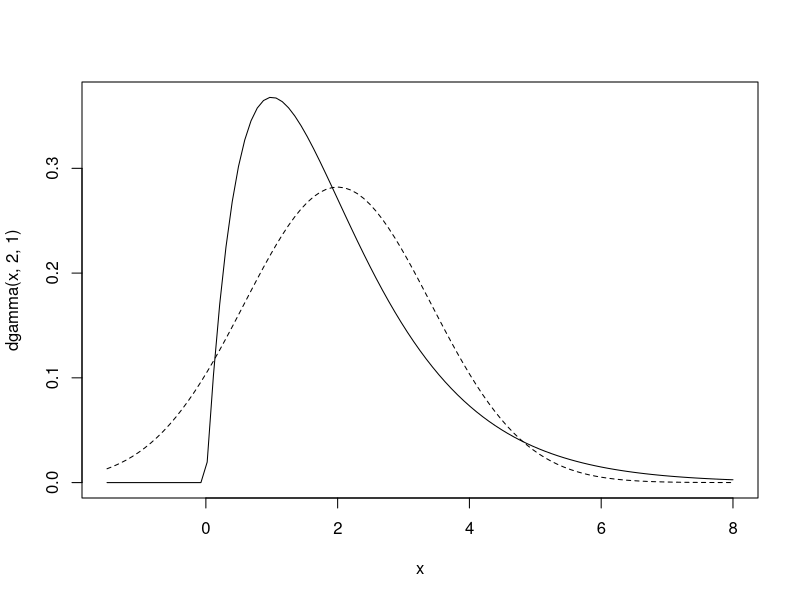
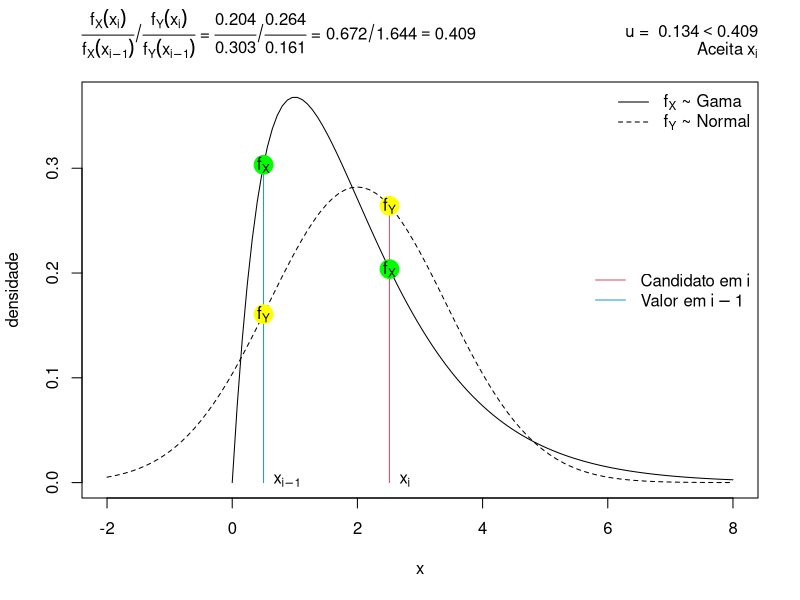
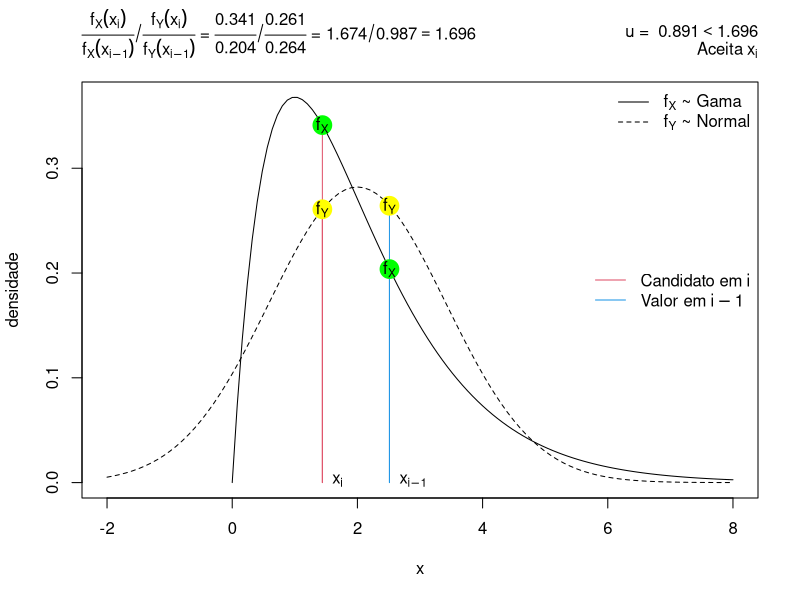
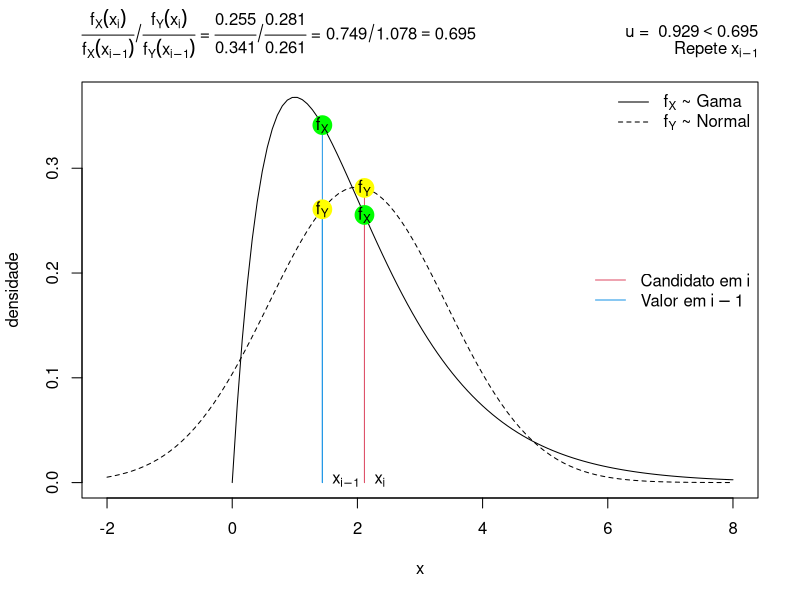
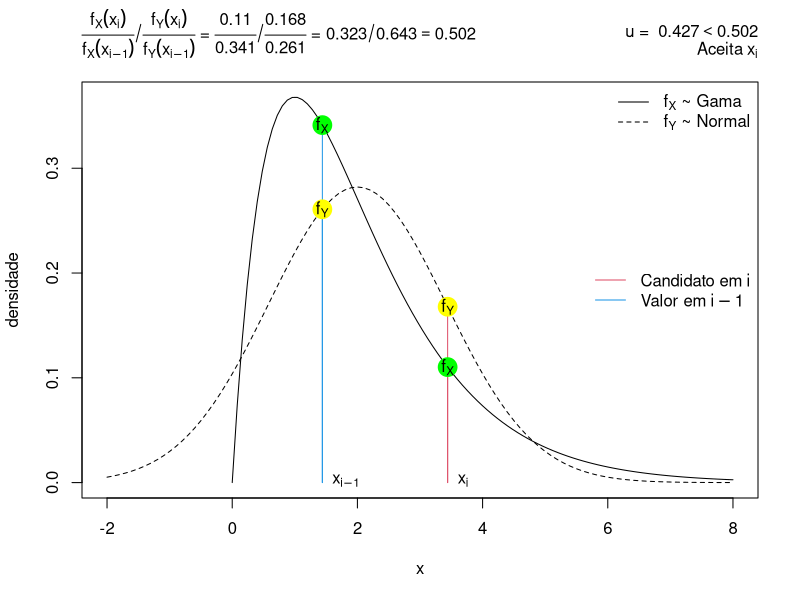
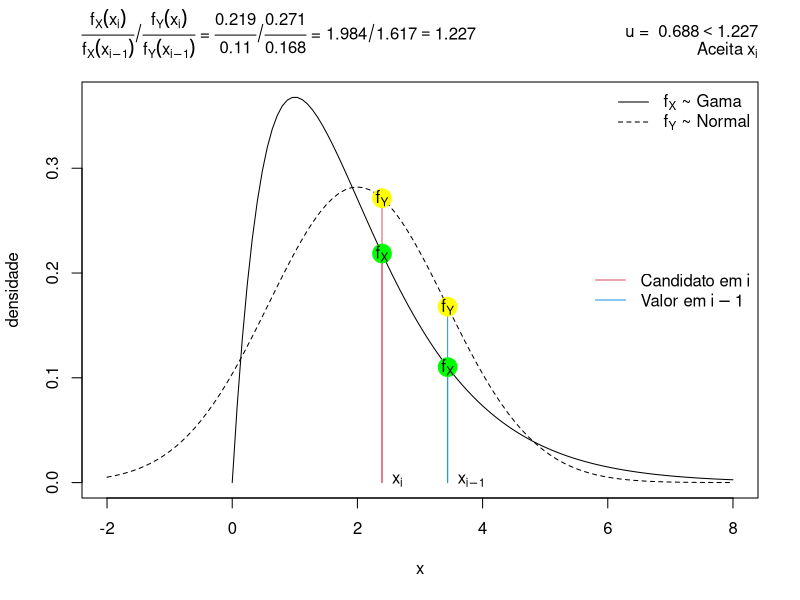
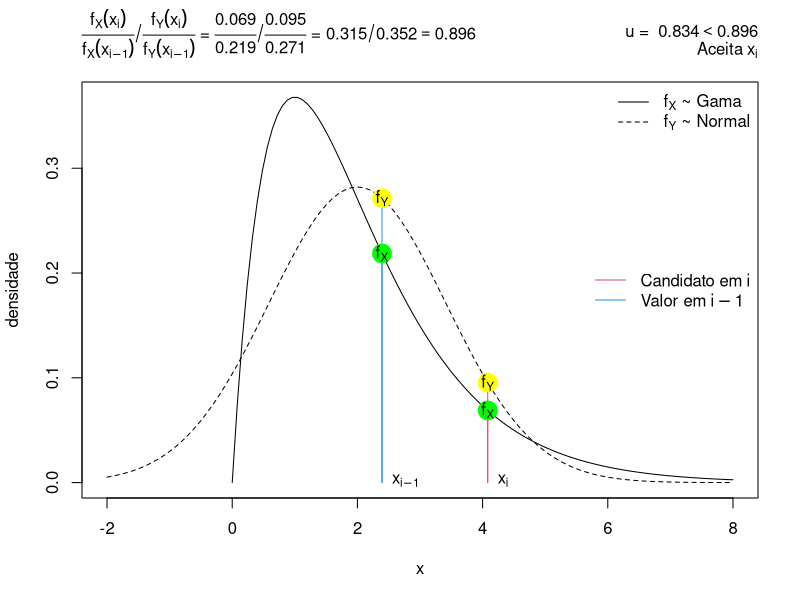
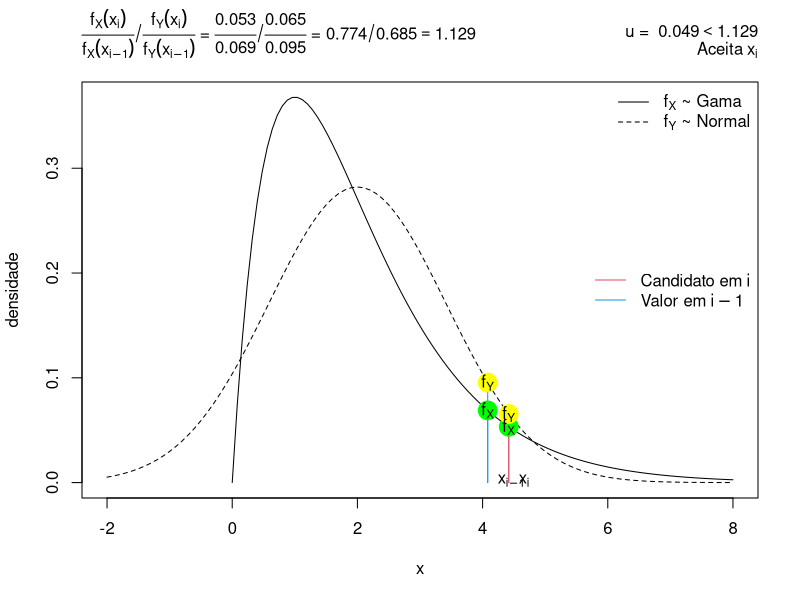

Generate these figures, in order, with R:
## Alvo: Gama.
## Canditada: Normal.
curve(dgamma(x, 2, 1), -1.5, 8)
curve(dnorm(x, 2, sqrt(2)), add=TRUE, lty=2)

iidsampler3 <- function(nsim, x1, alpha=2, beta=1, mu=NULL, sig=NULL,
                        plot=FALSE, go=c("click","enter","none")){
    out <- vector(mode="numeric", length=nsim)
    ## Esperança da distribuição proposta.
    out[1] <- x1
    ## Esperança da distribuição proposta.
    if(is.null(mu)){
        mu <- alpha/beta
    }
    ## Variância da distribuição proposta.
    if(is.null(sig)){
        sig <- sqrt(alpha/(beta^2))
    }
    for(i in 2:nsim){
        ## Realização da distribuição alvo.
        if(plot & go[1]=="click"){
            y <- locator(n=1)$x
        } else {
            y <- rnorm(1, mu, sig)
        }
        ## Cálculo da razão de aceitação.
        dg1 <- dgamma(y, alpha, beta)
        dn1 <- dnorm(y, mu, sig)
        dg0 <- dgamma(out[i-1], alpha, beta)
        dn0 <- dnorm(out[i-1], mu, sig)
        ratio <- (dg1/dg0)/(dn1/dn0)
        u <- runif(1)
        if(u<ratio){
            out[i] <- y
        } else {
            out[i] <- out[i-1]
        }
        ## Incluir contador da aceitação.
        if(plot & nsim<=20){
            ## Curvas.
            curve(dgamma(x, alpha, beta), 0, 8, xlim=c(-2, 8),
                  ylab="densidade");
            curve(dnorm(x, mu, sig), add=TRUE, lty=2);
            ## Lengendas.
            legend("topright",
                   legend=c(expression(f[X]*" ~ Gama"),
                       expression(f[Y]*" ~ Normal")),
                   lty=c(1,2), bty="n")
            legend("right",
                   legend=c(expression("Candidato em"*~i),
                       expression("Valor em"*~i-1)),
                   lty=1, col=c(2,4), bty="n")
            ## Segmentos da base até os valores nas funções.
            segments(y, dg1, y, 0, col=2, lty=1);
            segments(y, dn1, y, 0, col=2, lty=1);
            segments(out[i-1], dg0, out[i-1], 0, col=4, lty=1);
            segments(out[i-1], dn0, out[i-1], 0, col=4, lty=1);
            ## Pontos sobre as funções.
            cex <- 2.5; col="yellow"
            points(y, dg1, pch=19, cex=cex, col="green");
            points(y, dn1, pch=19, cex=cex, col=col);
            points(out[i-1], dg0, pch=19, cex=cex, col="green");
            points(out[i-1], dn0, pch=19, cex=cex, col=col);
            ## Rótulos dos pontos.
            text(y, dg1, labels=expression(f[X]));
            text(y, dn1, labels=expression(f[Y]));
            text(out[i-1], dg0, expression(f[X]));
            text(out[i-1], dn0, expression(f[Y]));
            text(c(y, out[i-1]), 0,
                 labels=c(expression(x[i]), expression(x[i-1])),
                 pos=4)
            ## Expressões matemáticas.
            L <- list(dg1=dg1, dg0=dg0, dn1=dn1,
                      dn0=dn0, num=dg1/dg0, den=dn1/dn0,
                      ratio=ratio)
            L <- lapply(L, round, digits=3)
            ex <- substitute(frac(f[X](x[i]), f[X](x[i-1]))/
                             frac(f[Y](x[i]), f[Y](x[i-1]))*" = "*
                             frac(dg1, dg0)/frac(dn1, dn0)*" = "*
                             num/den==ratio, L)
            r <- substitute("u = "~u<ratio,
                             lapply(list(ratio=ratio, u=u),
                                    round, digits=3))
            mtext(ex, side=3, line=1, adj=0)
            mtext(r, side=3, line=2, adj=1)
            mtext(ifelse(u<ratio,
                         expression(Aceita~x[i]),
                         expression(Repete~x[i-1])),
                  side=3, line=1, adj=1)
            switch(go[1],
                   click=locator(n=1),
                   console=readline(prompt="Press [enter] to continue"),
                   none=Sys.sleep(0.5))
        }
    }
    return(out)
}

n <- 10
x <- iidsampler3(n, x1=0.5, plot=TRUE, go="console")

## Gerando muitos números pelo método.
x <- iidsampler3(5000, x1=0.5)
par(mfrow=c(2,2))
plot(x, type="l")        ## Traço da cadeia completa.
plot(x[1:100], type="l") ## Traço do começo da cadeia.
acf(x)                   ## Mostra que a cadeia não é independente.
plot(ecdf(x))            ## Acumulada teórica vs empírica.
curve(pgamma(x, 2, 1), add=TRUE, col=2); layout(1)

##----------------------------------------------------------------------
## Início da cadeia mal escolhido. Não convergência.
set.seed(123)
x <- iidsampler3(5000, x1=9.5)
par(mfrow=c(2,2))
plot(x, type="l")        ## Traço da cadeia completa.
plot(x[1:100], type="l") ## Traço do começo da cadeia.
acf(x)                   ## Mostra que a cadeia não é independente.
plot(ecdf(x))            ## Acumulada teórica vs empírica.
curve(pgamma(x, 2, 1), add=TRUE, col=2); layout(1)

##----------------------------------------------------------------------
## Densidade da candidata mal posicionada posicionada.
n <- 5000; alpha <- 2; beta <- 1
mu <- -2; sig <- 2
curve(dgamma(x, alpha, beta), 0, 12, xlim=c(-8, 8), ylab="densidade");
curve(dnorm(x, mu, sig), add=TRUE, lty=2);

set.seed(123)
x <- iidsampler3(n, alpha, beta, mu=mu, sig=sig, x1=2)
par(mfrow=c(2,2))
plot(x, type="l")        ## Traço da cadeia completa.
plot(x[1:100], type="l") ## Traço do começo da cadeia.
acf(x)                   ## Mostra que a cadeia não é independente.
plot(ecdf(x))            ## Acumulada teórica vs empírica.
curve(pgamma(x, alpha, beta), add=TRUE, col=2); layout(1)
